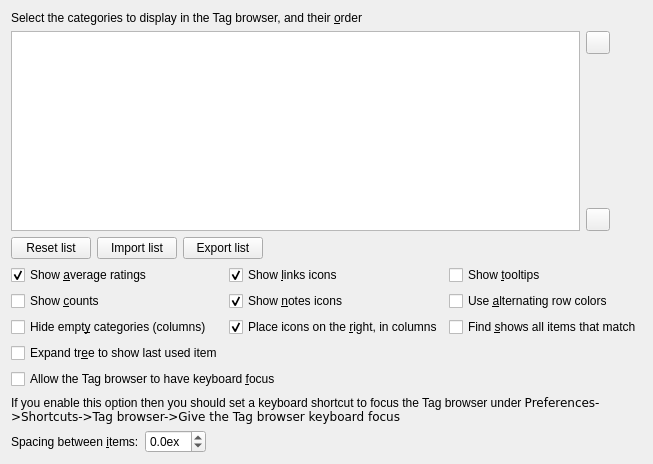
<?xml version="1.0" encoding="UTF-8"?>
<ui version="4.0">
 <class>Form</class>
 <widget class="QWidget" name="Form">
  <layout class="QGridLayout" name="verticalLayout_42">
   <item row="0" column="0">
    <widget class="QLabel" name="label">
     <property name="toolTip">
      <string>User categories and Saved searches cannot be moved</string>
     </property>
     <property name="text">
      <string>Select the categories to display in the Tag browser, and their &amp;order</string>
     </property>
     <property name="buddy">
      <cstring>tb_display_order</cstring>
     </property>
    </widget>
   </item>
   <item row="1" column="0" rowspan="3">
    <widget class="ListViewWithMoveByKeyPress" name="tb_display_order">
     <property name="minimumSize">
      <size>
       <width>0</width>
       <height>200</height>
      </size>
     </property>
     <property name="alternatingRowColors">
      <bool>true</bool>
     </property>
    </widget>
   </item>
   <item row="1" column="1">
    <widget class="QToolButton" name="tb_up_button">
     <property name="toolTip">
      <string>&lt;p&gt;Click to move the row up 1. Shift+click to move the row up 5.
Ctrl+click to move the row up 10. Ctrl+Shift+click to move the row to the top.
User categories and Saved searches cannot be moved.
Keyboard shortcut: Ctrl+Up arrow&lt;/p&gt;</string>
     </property>
     <property name="icon">
     <iconset resource="../../../../../resources/images.qrc">
       <normaloff>:/images/arrow-up.png</normaloff>:/images/arrow-up.png</iconset>
     </property>
    </widget>
   </item>
   <item row="2" column="1">
    <spacer name="verticalSpacer_5">
     <property name="orientation">
      <enum>Qt::Vertical</enum>
     </property>
     <property name="sizeHint" stdset="0">
      <size>
       <width>50</width>
       <height>40</height>
      </size>
     </property>
    </spacer>
   </item>
   <item row="3" column="1">
    <widget class="QToolButton" name="tb_down_button">
     <property name="toolTip">
      <string>&lt;p&gt;Click to move the row down 1. Shift+click to move the row down 5.
Ctrl+click to move the row down 10. Ctrl+Shift+click to move the row to the bottom.
User categories and Saved searches cannot be moved.
Keyboard shortcut: Ctrl+Down arrow&lt;/p&gt;</string>
     </property>
     <property name="icon">
     <iconset resource="../../../../../resources/images.qrc">
       <normaloff>:/images/arrow-down.png</normaloff>:/images/arrow-down.png</iconset>
     </property>
    </widget>
   </item>
   <item row="4" column="0">
    <layout class="QHBoxLayout" name="horizontalLayout_4">
     <item>
      <widget class="QPushButton" name="tb_reset_layout_button">
       <property name="toolTip">
        <string>Click this button to reset the list to its default order.</string>
       </property>
       <property name="text">
        <string>Reset list</string>
       </property>
      </widget>
     </item>
     <item>
      <widget class="QPushButton" name="tb_import_layout_button">
       <property name="toolTip">
        <string>&lt;p&gt;Click this button to set the list to one
previously exported. This could be useful if you have several libraries with
similar structure and you want to use the same column order for each one. Columns
in the imported list that aren't in the current library are ignored. Columns in
the library that are not in the imported list are put at the end and marked
as displayable.&lt;/p&gt;</string>
       </property>
       <property name="text">
        <string>Import list</string>
       </property>
      </widget>
     </item>
     <item>
      <widget class="QPushButton" name="tb_export_layout_button">
       <property name="toolTip">
        <string>&lt;p&gt;Click this button to write the current display
settings to a file. This could be useful if you have several libraries with similar
structure and you want to use the same column order for each one.&lt;/p&gt;</string>
       </property>
       <property name="text">
        <string>Export list</string>
       </property>
      </widget>
     </item>
     <item>
      <spacer name="horizontalSpacer">
       <property name="orientation">
        <enum>Qt::Horizontal</enum>
       </property>
       <property name="sizeHint" stdset="0">
        <size>
         <width>40</width>
         <height>20</height>
        </size>
       </property>
      </spacer>
     </item>
    </layout>
   </item>
   <item row="5" column="0" colspan="3">
    <layout class="QGridLayout" name="gridlayout_22">
     <item row="0" column="0">
      <widget class="QCheckBox" name="opt_show_avg_rating">
       <property name="toolTip">
        <string>Show the average rating per item indication in the Tag browser</string>
       </property>
       <property name="text">
        <string>Show &amp;average ratings</string>
       </property>
       <property name="checked">
        <bool>true</bool>
       </property>
      </widget>
     </item>
     <item row="0" column="1">
      <widget class="QCheckBox" name="opt_show_links_in_tag_browser">
       <property name="toolTip">
        <string>Show an icon if the item has an attached link</string>
       </property>
       <property name="text">
        <string>Show &amp;links icons</string>
       </property>
       <property name="checked">
        <bool>true</bool>
       </property>
      </widget>
     </item>
     <item row="0" column="2">
      <widget class="QCheckBox" name="opt_tag_browser_show_tooltips">
       <property name="text">
        <string>Show &amp;tooltips</string>
       </property>
      </widget>
     </item>
     <item row="1" column="0">
      <widget class="QCheckBox" name="opt_tag_browser_show_counts">
       <property name="toolTip">
        <string>&lt;p&gt;Show counts for items in the Tag browser. Such as the number of books
by each author, the number of authors, etc. If you turn it off, you can still
see the counts by hovering your mouse over any item.&lt;/p&gt;</string>
       </property>
       <property name="text">
        <string>Show &amp;counts</string>
       </property>
      </widget>
     </item>
     <item row="1" column="1">
      <widget class="QCheckBox" name="opt_show_notes_in_tag_browser">
       <property name="toolTip">
        <string>Show an icon if the item has an attached note</string>
       </property>
       <property name="text">
        <string>Show &amp;notes icons</string>
       </property>
       <property name="checked">
        <bool>true</bool>
       </property>
      </widget>
     </item>
     <item row="1" column="2">
      <widget class="QCheckBox" name="opt_tag_browser_old_look">
       <property name="text">
        <string>Use &amp;alternating row colors</string>
       </property>
      </widget>
     </item>
     <item row="2" column="0">
      <widget class="QCheckBox" name="opt_tag_browser_hide_empty_categories">
       <property name="toolTip">
        <string>&lt;p&gt;When checked, calibre will automatically hide any category
(a column, custom or standard) that has no items to show. For example, some
categories might not have values when using Virtual libraries. Checking this
box will cause these empty categories to be hidden.&lt;/p&gt;</string>
       </property>
       <property name="text">
        <string>Hide empt&amp;y categories (columns)</string>
       </property>
      </widget>
     </item>
     <item row="2" column="1">
      <widget class="QCheckBox" name="opt_icons_on_right_in_tag_browser">
       <property name="toolTip">
        <string>If checked the notes and links icons will be placed at the right, after
the count and in columns. If unchecked, the icons will be placed immediately after the text,
to the left of the count and not in columns.</string>
       </property>
       <property name="text">
        <string>Place icons on the &amp;right, in columns</string>
       </property>
       <property name="checked">
        <bool>true</bool>
       </property>
      </widget>
     </item>
     <item row="2" column="2">
      <widget class="QCheckBox" name="opt_tag_browser_always_autocollapse">
       <property name="toolTip">
        <string>&lt;p&gt;When checked, Find in the Tag browser will show all items
that match the search instead of the first one. If Hide empty categories is
also checked then only categories containing a matched item will be shown.&lt;/p&gt;</string>
       </property>
       <property name="text">
        <string>Find &amp;shows all items that match</string>
       </property>
      </widget>
     </item>
     <item row="3" column="0">
      <widget class="QCheckBox" name="opt_tag_browser_restore_tree_expansion">
       <property name="toolTip">
        <string>&lt;p&gt;Ensure the last &quot;used&quot; item in the Tag browser is visible when opening a library.
An item is &quot;used&quot; when it is expanded, collapsed, or clicked.&lt;/p&gt;</string>
       </property>
       <property name="text">
        <string>Expand tr&amp;ee to show last used item</string>
       </property>
      </widget>
     </item>
    </layout>
   </item>
   <item row="8" column="0" colspan="3">
    <layout class="QVBoxLayout" name="verticalLayout">
     <item>
      <widget class="QCheckBox" name="opt_tag_browser_allow_keyboard_focus">
       <property name="toolTip">
        <string>&lt;p&gt;When checked, the Tag browser can get keyboard focus, allowing
use of the keyboard to navigate the tree using the arrow keys. The Enter key simulates
a click on the selected item. The keyboard shortcut 'Tag browser /
Give the Tag browser keyboard focus' changes the keyboard focus without
using the mouse.&lt;/p&gt;</string>
       </property>
       <property name="text">
        <string>Allow the Tag browser to have keyboard &amp;focus</string>
       </property>
      </widget>
     </item>
     <item>
      <widget class="QLabel" name="tb_focus_label">
       <property name="styleSheet">
        <string notr="true">margin-left: 1.5em</string>
       </property>
       <property name="text">
        <string>&lt;p style=&quot;text-indent: 2em; font-size:smaller&quot;&gt;
If you enable this option then you should set a keyboard shortcut to
focus the Tag browser under
&lt;code&gt;Preferences-&amp;gt;Shortcuts-&amp;gt;Tag browser-&amp;gt;Give
the Tag browser keyboard focus&lt;/code&gt;&lt;/p&gt;</string>
       </property>
       <property name="wordWrap">
        <bool>true</bool>
       </property>
      </widget>
     </item>
    </layout>
   </item>
   <item row="10" column="0" colspan="3">
    <layout class="QFormLayout" name="formLayout">
     <property name="fieldGrowthPolicy">
      <enum>QFormLayout::ExpandingFieldsGrow</enum>
     </property>
     <item row="1" column="0">
      <widget class="QLabel" name="label">
       <property name="text">
        <string>Spacing between &amp;items:</string>
       </property>
       <property name="buddy">
        <cstring>opt_tag_browser_item_padding</cstring>
       </property>
      </widget>
     </item>
     <item row="1" column="1">
      <widget class="QDoubleSpinBox" name="opt_tag_browser_item_padding">
       <property name="toolTip">
        <string>&lt;p&gt;The spacing between consecutive items in the Tag browser.
In units of (ex) which is the approximate height of the letter 'x' in the
currently used font.&lt;/p&gt;</string>
       </property>
       <property name="suffix">
        <string>ex</string>
       </property>
       <property name="decimals">
        <number>1</number>
       </property>
       <property name="minimum">
        <double>-1.000000000000000</double>
       </property>
       <property name="maximum">
        <double>2.000000000000000</double>
       </property>
       <property name="singleStep">
        <double>0.100000000000000</double>
       </property>
      </widget>
     </item>
    </layout>
   </item>
  </layout>
 </widget>
 <customwidgets>
  <customwidget>
   <class>ListViewWithMoveByKeyPress</class>
   <extends>QListView</extends>
   <header>calibre/gui2/preferences.h</header>
  </customwidget>
  <customwidget>
   <class>ListWidgetWithMoveByKeyPress</class>
   <extends>QListWidget</extends>
   <header>calibre/gui2/preferences.h</header>
  </customwidget>
 </customwidgets>
 <connections>
  <connection>
   <sender>opt_tag_browser_allow_keyboard_focus</sender>
   <signal>toggled(bool)</signal>
   <receiver>tb_focus_label</receiver>
   <slot>setVisible(bool)</slot>
   <hints>
    <hint type="sourcelabel">
     <x>275</x>
     <y>528</y>
    </hint>
    <hint type="destinationlabel">
     <x>358</x>
     <y>555</y>
    </hint>
   </hints>
  </connection>
 </connections>
</ui>
